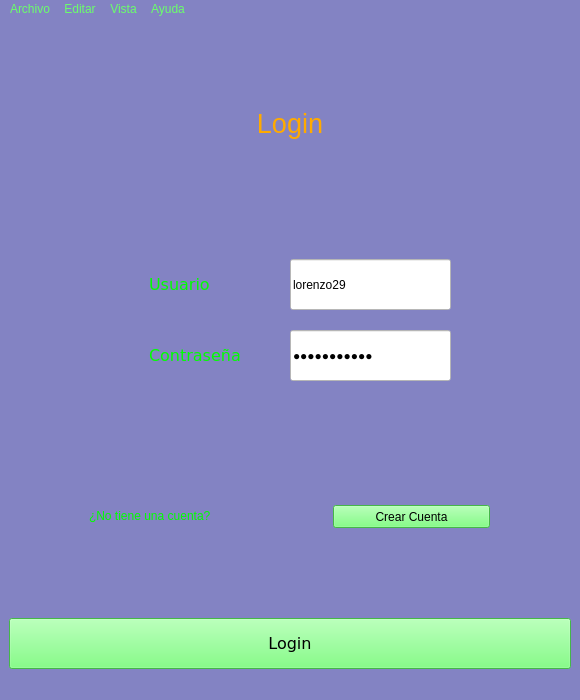
<?xml version="1.0" encoding="UTF-8"?>
<ui version="4.0">
 <class>Login_Equipo_1</class>
 <widget class="QMainWindow" name="Login_Equipo_1">
  <property name="geometry">
   <rect>
    <x>0</x>
    <y>0</y>
    <width>580</width>
    <height>700</height>
   </rect>
  </property>
  <property name="windowTitle">
   <string>Login_Equipo_1</string>
  </property>
  <property name="layoutDirection">
   <enum>Qt::LayoutDirection::LeftToRight</enum>
  </property>
  <property name="autoFillBackground">
   <bool>false</bool>
  </property>
  <property name="styleSheet">
   <string notr="true">background-color: rgb(131, 131, 195);
font: 12pt &quot;Verdana&quot;;</string>
  </property>
  <property name="tabShape">
   <enum>QTabWidget::TabShape::Rounded</enum>
  </property>
  <widget class="QWidget" name="centralwidget">
   <layout class="QGridLayout" name="gridLayout">
    <item row="2" column="0">
     <layout class="QHBoxLayout" name="layout2" stretch="0,0">
      <property name="spacing">
       <number>6</number>
      </property>
      <property name="sizeConstraint">
       <enum>QLayout::SizeConstraint::SetDefaultConstraint</enum>
      </property>
      <item>
       <widget class="QLabel" name="info">
        <property name="minimumSize">
         <size>
          <width>158</width>
          <height>30</height>
         </size>
        </property>
        <property name="maximumSize">
         <size>
          <width>158</width>
          <height>30</height>
         </size>
        </property>
        <property name="styleSheet">
         <string notr="true">color: rgb(0, 255, 0);</string>
        </property>
        <property name="text">
         <string>¿No tiene una cuenta?</string>
        </property>
       </widget>
      </item>
      <item alignment="Qt::AlignmentFlag::Qt::AlignmentFlag::AlignVCenter">
       <widget class="QPushButton" name="button_login_1">
        <property name="minimumSize">
         <size>
          <width>157</width>
          <height>23</height>
         </size>
        </property>
        <property name="maximumSize">
         <size>
          <width>157</width>
          <height>23</height>
         </size>
        </property>
        <property name="styleSheet">
         <string notr="true">background-color: rgb(97, 255, 102);</string>
        </property>
        <property name="text">
         <string>Crear Cuenta</string>
        </property>
       </widget>
      </item>
     </layout>
    </item>
    <item row="3" column="0">
     <widget class="QPushButton" name="button_login_2">
      <property name="sizePolicy">
       <sizepolicy hsizetype="Expanding" vsizetype="Fixed">
        <horstretch>0</horstretch>
        <verstretch>0</verstretch>
       </sizepolicy>
      </property>
      <property name="minimumSize">
       <size>
        <width>460</width>
        <height>51</height>
       </size>
      </property>
      <property name="font">
       <font>
        <family>Verdana</family>
        <pointsize>12</pointsize>
        <italic>false</italic>
        <bold>false</bold>
       </font>
      </property>
      <property name="styleSheet">
       <string notr="true">background-color: rgb(97, 255, 102);
</string>
      </property>
      <property name="text">
       <string>Login</string>
      </property>
      <property name="checkable">
       <bool>false</bool>
      </property>
      <property name="checked">
       <bool>false</bool>
      </property>
     </widget>
    </item>
    <item row="0" column="0">
     <widget class="QLabel" name="titulo_main">
      <property name="minimumSize">
       <size>
        <width>67</width>
        <height>160</height>
       </size>
      </property>
      <property name="layoutDirection">
       <enum>Qt::LayoutDirection::LeftToRight</enum>
      </property>
      <property name="styleSheet">
       <string notr="true">color: rgb(255, 170, 0);
 font-size:20pt;
</string>
      </property>
      <property name="text">
       <string>Login</string>
      </property>
      <property name="alignment">
       <set>Qt::AlignmentFlag::AlignCenter</set>
      </property>
     </widget>
    </item>
    <item row="1" column="0">
     <layout class="QFormLayout" name="layout1">
      <property name="sizeConstraint">
       <enum>QLayout::SizeConstraint::SetDefaultConstraint</enum>
      </property>
      <property name="formAlignment">
       <set>Qt::AlignmentFlag::AlignCenter</set>
      </property>
      <property name="horizontalSpacing">
       <number>20</number>
      </property>
      <property name="verticalSpacing">
       <number>20</number>
      </property>
      <item row="0" column="0">
       <widget class="QLabel" name="titulo_usuario">
        <property name="minimumSize">
         <size>
          <width>121</width>
          <height>51</height>
         </size>
        </property>
        <property name="maximumSize">
         <size>
          <width>121</width>
          <height>51</height>
         </size>
        </property>
        <property name="font">
         <font>
          <family>Verdana</family>
          <pointsize>12</pointsize>
          <italic>false</italic>
          <bold>false</bold>
         </font>
        </property>
        <property name="autoFillBackground">
         <bool>false</bool>
        </property>
        <property name="styleSheet">
         <string notr="true">color: rgb(0, 255, 0);</string>
        </property>
        <property name="text">
         <string>Usuario</string>
        </property>
       </widget>
      </item>
      <item row="0" column="1">
       <widget class="QLineEdit" name="campo_usuario">
        <property name="minimumSize">
         <size>
          <width>161</width>
          <height>51</height>
         </size>
        </property>
        <property name="maximumSize">
         <size>
          <width>161</width>
          <height>51</height>
         </size>
        </property>
        <property name="layoutDirection">
         <enum>Qt::LayoutDirection::LeftToRight</enum>
        </property>
        <property name="styleSheet">
         <string notr="true">background-color: rgb(255, 255, 255);</string>
        </property>
        <property name="text">
         <string>lorenzo29</string>
        </property>
       </widget>
      </item>
      <item row="1" column="0">
       <widget class="QLabel" name="titulo_password">
        <property name="minimumSize">
         <size>
          <width>121</width>
          <height>51</height>
         </size>
        </property>
        <property name="maximumSize">
         <size>
          <width>121</width>
          <height>51</height>
         </size>
        </property>
        <property name="font">
         <font>
          <family>Verdana</family>
          <pointsize>12</pointsize>
          <italic>false</italic>
          <bold>false</bold>
         </font>
        </property>
        <property name="autoFillBackground">
         <bool>false</bool>
        </property>
        <property name="styleSheet">
         <string notr="true">color: rgb(0, 255, 0);</string>
        </property>
        <property name="text">
         <string>Contraseña</string>
        </property>
       </widget>
      </item>
      <item row="1" column="1">
       <widget class="QLineEdit" name="campo_password">
        <property name="minimumSize">
         <size>
          <width>161</width>
          <height>51</height>
         </size>
        </property>
        <property name="maximumSize">
         <size>
          <width>161</width>
          <height>51</height>
         </size>
        </property>
        <property name="layoutDirection">
         <enum>Qt::LayoutDirection::LeftToRight</enum>
        </property>
        <property name="styleSheet">
         <string notr="true">background-color: rgb(255, 255, 255);
</string>
        </property>
        <property name="text">
         <string>duhfhuhdufh</string>
        </property>
        <property name="echoMode">
         <enum>QLineEdit::EchoMode::Password</enum>
        </property>
       </widget>
      </item>
     </layout>
    </item>
   </layout>
   <zorder>titulo_main</zorder>
   <zorder>button_login_2</zorder>
  </widget>
  <widget class="QMenuBar" name="menubar">
   <property name="geometry">
    <rect>
     <x>0</x>
     <y>0</y>
     <width>580</width>
     <height>33</height>
    </rect>
   </property>
   <property name="styleSheet">
    <string notr="true">
color: rgb(106, 255, 106);</string>
   </property>
   <widget class="QMenu" name="menuEditar">
    <property name="styleSheet">
     <string notr="true">color: rgb(201, 213, 238);</string>
    </property>
    <property name="title">
     <string>Editar</string>
    </property>
    <addaction name="actionDeshacer"/>
    <addaction name="separator"/>
    <addaction name="actionReahacer"/>
    <addaction name="separator"/>
    <addaction name="actionCortar"/>
    <addaction name="separator"/>
    <addaction name="actionCopiar"/>
    <addaction name="separator"/>
    <addaction name="actionPegar"/>
   </widget>
   <widget class="QMenu" name="menuVista">
    <property name="styleSheet">
     <string notr="true">color: rgb(201, 213, 238);</string>
    </property>
    <property name="title">
     <string>Vista</string>
    </property>
    <addaction name="actionZoom_in"/>
    <addaction name="separator"/>
    <addaction name="actionZoom_out"/>
   </widget>
   <widget class="QMenu" name="menuArchivo">
    <property name="styleSheet">
     <string notr="true">color: rgb(201, 213, 238);</string>
    </property>
    <property name="title">
     <string>Archivo</string>
    </property>
    <addaction name="separator"/>
    <addaction name="actionSalir"/>
    <addaction name="separator"/>
    <addaction name="actionGuardar"/>
    <addaction name="separator"/>
    <addaction name="actionGuardar_Como"/>
    <addaction name="separator"/>
    <addaction name="actionEditar"/>
   </widget>
   <widget class="QMenu" name="menuAyuda">
    <property name="styleSheet">
     <string notr="true">color: rgb(201, 213, 238);</string>
    </property>
    <property name="title">
     <string>Ayuda</string>
    </property>
    <addaction name="actionDocumentacion_2"/>
    <addaction name="separator"/>
    <addaction name="actionAbout_2"/>
   </widget>
   <addaction name="menuArchivo"/>
   <addaction name="menuEditar"/>
   <addaction name="menuVista"/>
   <addaction name="menuAyuda"/>
  </widget>
  <widget class="QStatusBar" name="statusbar"/>
  <action name="actionpepe">
   <property name="text">
    <string>pepe</string>
   </property>
  </action>
  <action name="actionSalir">
   <property name="text">
    <string>Abrir</string>
   </property>
  </action>
  <action name="actionGuardar">
   <property name="text">
    <string>Guardar</string>
   </property>
  </action>
  <action name="actionGuardar_Como">
   <property name="text">
    <string>Guardar Como</string>
   </property>
  </action>
  <action name="actionEditar">
   <property name="text">
    <string>Salir</string>
   </property>
  </action>
  <action name="actionDeshacer">
   <property name="text">
    <string>Deshacer</string>
   </property>
  </action>
  <action name="actionReahacer">
   <property name="text">
    <string>Reahacer</string>
   </property>
  </action>
  <action name="actionCortar">
   <property name="text">
    <string>Cortar</string>
   </property>
  </action>
  <action name="actionCopiar">
   <property name="text">
    <string>Copiar</string>
   </property>
  </action>
  <action name="actionZoom_in">
   <property name="text">
    <string>Zoom in</string>
   </property>
  </action>
  <action name="actionZoom_out">
   <property name="text">
    <string>Zoom out</string>
   </property>
  </action>
  <action name="actionDocumentacion">
   <property name="text">
    <string>Documentacion</string>
   </property>
  </action>
  <action name="actionAbout">
   <property name="text">
    <string>About</string>
   </property>
  </action>
  <action name="actionDocumentacion_2">
   <property name="text">
    <string>Documentacion</string>
   </property>
  </action>
  <action name="actionAbout_2">
   <property name="text">
    <string>About</string>
   </property>
  </action>
  <action name="actionPegar">
   <property name="text">
    <string>Pegar</string>
   </property>
  </action>
 </widget>
 <resources/>
 <connections/>
</ui>
